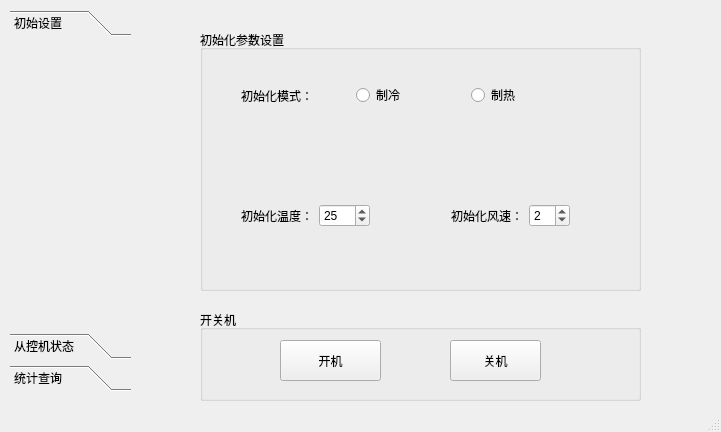
<?xml version="1.0" encoding="UTF-8"?>
<ui version="4.0">
 <class>MainWindow</class>
 <widget class="QMainWindow" name="MainWindow">
  <property name="geometry">
   <rect>
    <x>0</x>
    <y>0</y>
    <width>721</width>
    <height>432</height>
   </rect>
  </property>
  <property name="windowTitle">
   <string>大西瓜中央空调</string>
  </property>
  <widget class="QWidget" name="centralWidget">
   <widget class="QToolBox" name="toolBox">
    <property name="geometry">
     <rect>
      <x>10</x>
      <y>10</y>
      <width>121</width>
      <height>381</height>
     </rect>
    </property>
    <property name="currentIndex">
     <number>0</number>
    </property>
    <widget class="QWidget" name="page">
     <property name="geometry">
      <rect>
       <x>0</x>
       <y>0</y>
       <width>121</width>
       <height>303</height>
      </rect>
     </property>
     <attribute name="label">
      <string>初始设置</string>
     </attribute>
    </widget>
    <widget class="QWidget" name="page_2">
     <property name="geometry">
      <rect>
       <x>0</x>
       <y>0</y>
       <width>121</width>
       <height>303</height>
      </rect>
     </property>
     <attribute name="label">
      <string>从控机状态</string>
     </attribute>
    </widget>
    <widget class="QWidget" name="page_3">
     <property name="geometry">
      <rect>
       <x>0</x>
       <y>0</y>
       <width>121</width>
       <height>303</height>
      </rect>
     </property>
     <attribute name="label">
      <string>统计查询</string>
     </attribute>
     <widget class="QToolButton" name="toolButton">
      <property name="geometry">
       <rect>
        <x>20</x>
        <y>70</y>
        <width>81</width>
        <height>31</height>
       </rect>
      </property>
      <property name="text">
       <string>详单</string>
      </property>
     </widget>
     <widget class="QToolButton" name="toolButton_3">
      <property name="geometry">
       <rect>
        <x>20</x>
        <y>120</y>
        <width>81</width>
        <height>31</height>
       </rect>
      </property>
      <property name="text">
       <string>报表</string>
      </property>
     </widget>
     <widget class="QToolButton" name="toolButton_5">
      <property name="geometry">
       <rect>
        <x>20</x>
        <y>20</y>
        <width>81</width>
        <height>31</height>
       </rect>
      </property>
      <property name="text">
       <string>账单</string>
      </property>
     </widget>
    </widget>
   </widget>
   <widget class="QStackedWidget" name="stackedWidget">
    <property name="geometry">
     <rect>
      <x>150</x>
      <y>10</y>
      <width>571</width>
      <height>401</height>
     </rect>
    </property>
    <property name="currentIndex">
     <number>0</number>
    </property>
    <widget class="QWidget" name="page_4">
     <widget class="QGroupBox" name="groupBox">
      <property name="geometry">
       <rect>
        <x>50</x>
        <y>20</y>
        <width>441</width>
        <height>261</height>
       </rect>
      </property>
      <property name="title">
       <string>初始化参数设置</string>
      </property>
      <widget class="QWidget" name="layoutWidget">
       <property name="geometry">
        <rect>
         <x>30</x>
         <y>30</y>
         <width>361</width>
         <height>71</height>
        </rect>
       </property>
       <layout class="QHBoxLayout" name="horizontalLayout_3">
        <item>
         <widget class="QLabel" name="label_3">
          <property name="text">
           <string>初始化模式：</string>
          </property>
         </widget>
        </item>
        <item>
         <widget class="QRadioButton" name="cold_radioButton">
          <property name="text">
           <string>制冷</string>
          </property>
         </widget>
        </item>
        <item>
         <widget class="QRadioButton" name="hot_radioButton">
          <property name="text">
           <string>制热</string>
          </property>
         </widget>
        </item>
       </layout>
      </widget>
      <widget class="QWidget" name="layoutWidget">
       <property name="geometry">
        <rect>
         <x>30</x>
         <y>150</y>
         <width>151</width>
         <height>71</height>
        </rect>
       </property>
       <layout class="QHBoxLayout" name="horizontalLayout">
        <item>
         <widget class="QLabel" name="label">
          <property name="text">
           <string>初始化温度：</string>
          </property>
         </widget>
        </item>
        <item>
         <widget class="QSpinBox" name="temp_spinBox">
          <property name="minimum">
           <number>18</number>
          </property>
          <property name="maximum">
           <number>30</number>
          </property>
          <property name="value">
           <number>25</number>
          </property>
         </widget>
        </item>
       </layout>
      </widget>
      <widget class="QWidget" name="layoutWidget">
       <property name="geometry">
        <rect>
         <x>240</x>
         <y>150</y>
         <width>141</width>
         <height>71</height>
        </rect>
       </property>
       <layout class="QHBoxLayout" name="horizontalLayout_2">
        <item>
         <widget class="QLabel" name="label_2">
          <property name="text">
           <string>初始化风速：</string>
          </property>
         </widget>
        </item>
        <item>
         <widget class="QSpinBox" name="speed_spinBox">
          <property name="maximum">
           <number>3</number>
          </property>
          <property name="value">
           <number>2</number>
          </property>
         </widget>
        </item>
       </layout>
      </widget>
     </widget>
     <widget class="QGroupBox" name="groupBox_2">
      <property name="geometry">
       <rect>
        <x>50</x>
        <y>300</y>
        <width>441</width>
        <height>91</height>
       </rect>
      </property>
      <property name="title">
       <string>开关机</string>
      </property>
      <widget class="QPushButton" name="open_btn">
       <property name="geometry">
        <rect>
         <x>80</x>
         <y>30</y>
         <width>101</width>
         <height>41</height>
        </rect>
       </property>
       <property name="text">
        <string>开机</string>
       </property>
      </widget>
      <widget class="QPushButton" name="close_btn">
       <property name="geometry">
        <rect>
         <x>250</x>
         <y>30</y>
         <width>91</width>
         <height>41</height>
        </rect>
       </property>
       <property name="text">
        <string>关机</string>
       </property>
      </widget>
     </widget>
    </widget>
    <widget class="QWidget" name="page_5">
     <widget class="QGroupBox" name="groupBox_3">
      <property name="geometry">
       <rect>
        <x>10</x>
        <y>10</y>
        <width>241</width>
        <height>171</height>
       </rect>
      </property>
      <property name="title">
       <string>301</string>
      </property>
      <widget class="QWidget" name="layoutWidget_2">
       <property name="geometry">
        <rect>
         <x>130</x>
         <y>20</y>
         <width>98</width>
         <height>31</height>
        </rect>
       </property>
       <layout class="QHBoxLayout" name="horizontalLayout_13">
        <item>
         <widget class="QLabel" name="label_13">
          <property name="text">
           <string>室温：</string>
          </property>
         </widget>
        </item>
        <item>
         <widget class="QLabel" name="cur_temp">
          <property name="text">
           <string>TextLabel</string>
          </property>
         </widget>
        </item>
       </layout>
      </widget>
      <widget class="QWidget" name="layoutWidget_6">
       <property name="geometry">
        <rect>
         <x>20</x>
         <y>70</y>
         <width>98</width>
         <height>31</height>
        </rect>
       </property>
       <layout class="QHBoxLayout" name="horizontalLayout_17">
        <item>
         <widget class="QLabel" name="label_17">
          <property name="text">
           <string>费用：</string>
          </property>
         </widget>
        </item>
        <item>
         <widget class="QLabel" name="cur_cost">
          <property name="text">
           <string>TextLabel</string>
          </property>
         </widget>
        </item>
       </layout>
      </widget>
      <widget class="QWidget" name="layoutWidget">
       <property name="geometry">
        <rect>
         <x>130</x>
         <y>70</y>
         <width>98</width>
         <height>31</height>
        </rect>
       </property>
       <layout class="QHBoxLayout" name="horizontalLayout_10">
        <item>
         <widget class="QLabel" name="label_10">
          <property name="text">
           <string>模式：</string>
          </property>
         </widget>
        </item>
        <item>
         <widget class="QLabel" name="workmode">
          <property name="text">
           <string>TextLabel</string>
          </property>
         </widget>
        </item>
       </layout>
      </widget>
      <widget class="QWidget" name="layoutWidget">
       <property name="geometry">
        <rect>
         <x>20</x>
         <y>20</y>
         <width>98</width>
         <height>31</height>
        </rect>
       </property>
       <layout class="QHBoxLayout" name="horizontalLayout_4">
        <item>
         <widget class="QLabel" name="label_4">
          <property name="text">
           <string>状态：</string>
          </property>
         </widget>
        </item>
        <item>
         <widget class="QLabel" name="state">
          <property name="text">
           <string>TextLabel</string>
          </property>
         </widget>
        </item>
       </layout>
      </widget>
      <widget class="QWidget" name="layoutWidget_3">
       <property name="geometry">
        <rect>
         <x>130</x>
         <y>120</y>
         <width>98</width>
         <height>31</height>
        </rect>
       </property>
       <layout class="QHBoxLayout" name="horizontalLayout_14">
        <item>
         <widget class="QLabel" name="label_14">
          <property name="text">
           <string>风速：</string>
          </property>
         </widget>
        </item>
        <item>
         <widget class="QLabel" name="speed">
          <property name="text">
           <string>TextLabel</string>
          </property>
         </widget>
        </item>
       </layout>
      </widget>
      <widget class="QWidget" name="layoutWidget_4">
       <property name="geometry">
        <rect>
         <x>20</x>
         <y>120</y>
         <width>98</width>
         <height>31</height>
        </rect>
       </property>
       <layout class="QHBoxLayout" name="horizontalLayout_15">
        <item>
         <widget class="QLabel" name="label_15">
          <property name="text">
           <string>温度：</string>
          </property>
         </widget>
        </item>
        <item>
         <widget class="QLabel" name="temp">
          <property name="text">
           <string>TextLabel</string>
          </property>
         </widget>
        </item>
       </layout>
      </widget>
     </widget>
     <widget class="QGroupBox" name="groupBox_4">
      <property name="geometry">
       <rect>
        <x>280</x>
        <y>10</y>
        <width>241</width>
        <height>171</height>
       </rect>
      </property>
      <property name="title">
       <string>302</string>
      </property>
      <widget class="QWidget" name="layoutWidget_5">
       <property name="geometry">
        <rect>
         <x>130</x>
         <y>20</y>
         <width>98</width>
         <height>31</height>
        </rect>
       </property>
       <layout class="QHBoxLayout" name="horizontalLayout_16">
        <item>
         <widget class="QLabel" name="label_16">
          <property name="text">
           <string>室温：</string>
          </property>
         </widget>
        </item>
        <item>
         <widget class="QLabel" name="cur_temp_2">
          <property name="text">
           <string>TextLabel</string>
          </property>
         </widget>
        </item>
       </layout>
      </widget>
      <widget class="QWidget" name="layoutWidget_7">
       <property name="geometry">
        <rect>
         <x>20</x>
         <y>70</y>
         <width>98</width>
         <height>31</height>
        </rect>
       </property>
       <layout class="QHBoxLayout" name="horizontalLayout_18">
        <item>
         <widget class="QLabel" name="label_18">
          <property name="text">
           <string>费用：</string>
          </property>
         </widget>
        </item>
        <item>
         <widget class="QLabel" name="cur_cost_2">
          <property name="text">
           <string>TextLabel</string>
          </property>
         </widget>
        </item>
       </layout>
      </widget>
      <widget class="QWidget" name="layoutWidget_8">
       <property name="geometry">
        <rect>
         <x>130</x>
         <y>70</y>
         <width>98</width>
         <height>31</height>
        </rect>
       </property>
       <layout class="QHBoxLayout" name="horizontalLayout_11">
        <item>
         <widget class="QLabel" name="label_11">
          <property name="text">
           <string>模式：</string>
          </property>
         </widget>
        </item>
        <item>
         <widget class="QLabel" name="workmode_2">
          <property name="text">
           <string>TextLabel</string>
          </property>
         </widget>
        </item>
       </layout>
      </widget>
      <widget class="QWidget" name="layoutWidget_9">
       <property name="geometry">
        <rect>
         <x>20</x>
         <y>20</y>
         <width>98</width>
         <height>31</height>
        </rect>
       </property>
       <layout class="QHBoxLayout" name="horizontalLayout_5">
        <item>
         <widget class="QLabel" name="label_5">
          <property name="text">
           <string>状态：</string>
          </property>
         </widget>
        </item>
        <item>
         <widget class="QLabel" name="state_2">
          <property name="text">
           <string>TextLabel</string>
          </property>
         </widget>
        </item>
       </layout>
      </widget>
      <widget class="QWidget" name="layoutWidget_10">
       <property name="geometry">
        <rect>
         <x>130</x>
         <y>120</y>
         <width>98</width>
         <height>31</height>
        </rect>
       </property>
       <layout class="QHBoxLayout" name="horizontalLayout_19">
        <item>
         <widget class="QLabel" name="label_19">
          <property name="text">
           <string>风速：</string>
          </property>
         </widget>
        </item>
        <item>
         <widget class="QLabel" name="speed_2">
          <property name="text">
           <string>TextLabel</string>
          </property>
         </widget>
        </item>
       </layout>
      </widget>
      <widget class="QWidget" name="layoutWidget_11">
       <property name="geometry">
        <rect>
         <x>20</x>
         <y>120</y>
         <width>98</width>
         <height>31</height>
        </rect>
       </property>
       <layout class="QHBoxLayout" name="horizontalLayout_20">
        <item>
         <widget class="QLabel" name="label_20">
          <property name="text">
           <string>温度：</string>
          </property>
         </widget>
        </item>
        <item>
         <widget class="QLabel" name="temp_2">
          <property name="text">
           <string>TextLabel</string>
          </property>
         </widget>
        </item>
       </layout>
      </widget>
     </widget>
     <widget class="QGroupBox" name="groupBox_5">
      <property name="geometry">
       <rect>
        <x>10</x>
        <y>210</y>
        <width>241</width>
        <height>171</height>
       </rect>
      </property>
      <property name="title">
       <string>304</string>
      </property>
      <widget class="QWidget" name="layoutWidget_12">
       <property name="geometry">
        <rect>
         <x>130</x>
         <y>20</y>
         <width>98</width>
         <height>31</height>
        </rect>
       </property>
       <layout class="QHBoxLayout" name="horizontalLayout_21">
        <item>
         <widget class="QLabel" name="label_21">
          <property name="text">
           <string>室温：</string>
          </property>
         </widget>
        </item>
        <item>
         <widget class="QLabel" name="cur_temp_3">
          <property name="text">
           <string>TextLabel</string>
          </property>
         </widget>
        </item>
       </layout>
      </widget>
      <widget class="QWidget" name="layoutWidget_13">
       <property name="geometry">
        <rect>
         <x>20</x>
         <y>70</y>
         <width>98</width>
         <height>31</height>
        </rect>
       </property>
       <layout class="QHBoxLayout" name="horizontalLayout_22">
        <item>
         <widget class="QLabel" name="label_22">
          <property name="text">
           <string>费用：</string>
          </property>
         </widget>
        </item>
        <item>
         <widget class="QLabel" name="cur_cost_3">
          <property name="text">
           <string>TextLabel</string>
          </property>
         </widget>
        </item>
       </layout>
      </widget>
      <widget class="QWidget" name="layoutWidget_14">
       <property name="geometry">
        <rect>
         <x>130</x>
         <y>70</y>
         <width>98</width>
         <height>31</height>
        </rect>
       </property>
       <layout class="QHBoxLayout" name="horizontalLayout_12">
        <item>
         <widget class="QLabel" name="label_12">
          <property name="text">
           <string>模式：</string>
          </property>
         </widget>
        </item>
        <item>
         <widget class="QLabel" name="workmode_3">
          <property name="text">
           <string>TextLabel</string>
          </property>
         </widget>
        </item>
       </layout>
      </widget>
      <widget class="QWidget" name="layoutWidget_15">
       <property name="geometry">
        <rect>
         <x>20</x>
         <y>20</y>
         <width>98</width>
         <height>31</height>
        </rect>
       </property>
       <layout class="QHBoxLayout" name="horizontalLayout_6">
        <item>
         <widget class="QLabel" name="label_6">
          <property name="text">
           <string>状态：</string>
          </property>
         </widget>
        </item>
        <item>
         <widget class="QLabel" name="state_3">
          <property name="text">
           <string>TextLabel</string>
          </property>
         </widget>
        </item>
       </layout>
      </widget>
      <widget class="QWidget" name="layoutWidget_16">
       <property name="geometry">
        <rect>
         <x>130</x>
         <y>120</y>
         <width>98</width>
         <height>31</height>
        </rect>
       </property>
       <layout class="QHBoxLayout" name="horizontalLayout_23">
        <item>
         <widget class="QLabel" name="label_23">
          <property name="text">
           <string>风速：</string>
          </property>
         </widget>
        </item>
        <item>
         <widget class="QLabel" name="speed_3">
          <property name="text">
           <string>TextLabel</string>
          </property>
         </widget>
        </item>
       </layout>
      </widget>
      <widget class="QWidget" name="layoutWidget_17">
       <property name="geometry">
        <rect>
         <x>20</x>
         <y>120</y>
         <width>98</width>
         <height>31</height>
        </rect>
       </property>
       <layout class="QHBoxLayout" name="horizontalLayout_24">
        <item>
         <widget class="QLabel" name="label_24">
          <property name="text">
           <string>温度：</string>
          </property>
         </widget>
        </item>
        <item>
         <widget class="QLabel" name="temp_3">
          <property name="text">
           <string>TextLabel</string>
          </property>
         </widget>
        </item>
       </layout>
      </widget>
     </widget>
     <widget class="QGroupBox" name="groupBox_6">
      <property name="geometry">
       <rect>
        <x>280</x>
        <y>210</y>
        <width>241</width>
        <height>171</height>
       </rect>
      </property>
      <property name="title">
       <string>305</string>
      </property>
      <widget class="QWidget" name="layoutWidget_18">
       <property name="geometry">
        <rect>
         <x>130</x>
         <y>20</y>
         <width>98</width>
         <height>31</height>
        </rect>
       </property>
       <layout class="QHBoxLayout" name="horizontalLayout_25">
        <item>
         <widget class="QLabel" name="label_25">
          <property name="text">
           <string>室温：</string>
          </property>
         </widget>
        </item>
        <item>
         <widget class="QLabel" name="cur_temp_4">
          <property name="text">
           <string>TextLabel</string>
          </property>
         </widget>
        </item>
       </layout>
      </widget>
      <widget class="QWidget" name="layoutWidget_19">
       <property name="geometry">
        <rect>
         <x>20</x>
         <y>70</y>
         <width>98</width>
         <height>31</height>
        </rect>
       </property>
       <layout class="QHBoxLayout" name="horizontalLayout_26">
        <item>
         <widget class="QLabel" name="label_26">
          <property name="text">
           <string>费用：</string>
          </property>
         </widget>
        </item>
        <item>
         <widget class="QLabel" name="cur_cost_4">
          <property name="text">
           <string>TextLabel</string>
          </property>
         </widget>
        </item>
       </layout>
      </widget>
      <widget class="QWidget" name="layoutWidget_20">
       <property name="geometry">
        <rect>
         <x>130</x>
         <y>70</y>
         <width>98</width>
         <height>31</height>
        </rect>
       </property>
       <layout class="QHBoxLayout" name="horizontalLayout_27">
        <item>
         <widget class="QLabel" name="label_27">
          <property name="text">
           <string>模式：</string>
          </property>
         </widget>
        </item>
        <item>
         <widget class="QLabel" name="workmode_4">
          <property name="text">
           <string>TextLabel</string>
          </property>
         </widget>
        </item>
       </layout>
      </widget>
      <widget class="QWidget" name="layoutWidget_21">
       <property name="geometry">
        <rect>
         <x>20</x>
         <y>20</y>
         <width>98</width>
         <height>31</height>
        </rect>
       </property>
       <layout class="QHBoxLayout" name="horizontalLayout_7">
        <item>
         <widget class="QLabel" name="label_7">
          <property name="text">
           <string>状态：</string>
          </property>
         </widget>
        </item>
        <item>
         <widget class="QLabel" name="state_4">
          <property name="text">
           <string>TextLabel</string>
          </property>
         </widget>
        </item>
       </layout>
      </widget>
      <widget class="QWidget" name="layoutWidget_22">
       <property name="geometry">
        <rect>
         <x>130</x>
         <y>120</y>
         <width>98</width>
         <height>31</height>
        </rect>
       </property>
       <layout class="QHBoxLayout" name="horizontalLayout_28">
        <item>
         <widget class="QLabel" name="label_28">
          <property name="text">
           <string>风速：</string>
          </property>
         </widget>
        </item>
        <item>
         <widget class="QLabel" name="speed_4">
          <property name="text">
           <string>TextLabel</string>
          </property>
         </widget>
        </item>
       </layout>
      </widget>
      <widget class="QWidget" name="layoutWidget_23">
       <property name="geometry">
        <rect>
         <x>20</x>
         <y>120</y>
         <width>98</width>
         <height>31</height>
        </rect>
       </property>
       <layout class="QHBoxLayout" name="horizontalLayout_29">
        <item>
         <widget class="QLabel" name="label_29">
          <property name="text">
           <string>温度：</string>
          </property>
         </widget>
        </item>
        <item>
         <widget class="QLabel" name="temp_4">
          <property name="text">
           <string>TextLabel</string>
          </property>
         </widget>
        </item>
       </layout>
      </widget>
     </widget>
    </widget>
    <widget class="QWidget" name="page_6">
     <widget class="QTabWidget" name="tabWidget">
      <property name="geometry">
       <rect>
        <x>30</x>
        <y>10</y>
        <width>521</width>
        <height>361</height>
       </rect>
      </property>
      <property name="currentIndex">
       <number>0</number>
      </property>
      <widget class="QWidget" name="tab_5">
       <attribute name="title">
        <string>账单</string>
       </attribute>
       <widget class="QWidget" name="layoutWidget_24">
        <property name="geometry">
         <rect>
          <x>40</x>
          <y>10</y>
          <width>421</width>
          <height>31</height>
         </rect>
        </property>
        <layout class="QHBoxLayout" name="horizontalLayout_32">
         <item>
          <widget class="QLabel" name="label_58">
           <property name="text">
            <string>请输入待查询的房间编号：</string>
           </property>
          </widget>
         </item>
         <item>
          <widget class="QSpinBox" name="detail_spinBox_2">
           <property name="maximum">
            <number>3</number>
           </property>
          </widget>
         </item>
         <item>
          <widget class="QPushButton" name="ldetail_rbtn_2">
           <property name="text">
            <string>查询账单</string>
           </property>
          </widget>
         </item>
        </layout>
       </widget>
       <widget class="QTableView" name="cost_tableView">
        <property name="geometry">
         <rect>
          <x>40</x>
          <y>50</y>
          <width>421</width>
          <height>271</height>
         </rect>
        </property>
       </widget>
      </widget>
      <widget class="QWidget" name="tab">
       <attribute name="title">
        <string>详单</string>
       </attribute>
       <widget class="QTableView" name="detail_tableView">
        <property name="geometry">
         <rect>
          <x>40</x>
          <y>50</y>
          <width>421</width>
          <height>271</height>
         </rect>
        </property>
       </widget>
       <widget class="QWidget" name="layoutWidget">
        <property name="geometry">
         <rect>
          <x>40</x>
          <y>10</y>
          <width>421</width>
          <height>31</height>
         </rect>
        </property>
        <layout class="QHBoxLayout" name="horizontalLayout_8">
         <item>
          <widget class="QLabel" name="label_56">
           <property name="text">
            <string>请输入待查询的房间编号：</string>
           </property>
          </widget>
         </item>
         <item>
          <widget class="QSpinBox" name="detail_spinBox">
           <property name="maximum">
            <number>3</number>
           </property>
          </widget>
         </item>
         <item>
          <widget class="QPushButton" name="ldetail_rbtn">
           <property name="text">
            <string>查询详单</string>
           </property>
          </widget>
         </item>
        </layout>
       </widget>
      </widget>
      <widget class="QWidget" name="tab_2">
       <attribute name="title">
        <string>日报表</string>
       </attribute>
       <widget class="QTableView" name="dd_tableView">
        <property name="geometry">
         <rect>
          <x>20</x>
          <y>50</y>
          <width>481</width>
          <height>271</height>
         </rect>
        </property>
       </widget>
       <widget class="QPushButton" name="month_rbtn">
        <property name="geometry">
         <rect>
          <x>410</x>
          <y>10</y>
          <width>71</width>
          <height>31</height>
         </rect>
        </property>
        <property name="text">
         <string>月报表</string>
        </property>
       </widget>
       <widget class="QPushButton" name="day_rbtn">
        <property name="geometry">
         <rect>
          <x>210</x>
          <y>10</y>
          <width>71</width>
          <height>31</height>
         </rect>
        </property>
        <property name="text">
         <string>日报表</string>
        </property>
       </widget>
       <widget class="QPushButton" name="week_rbtn">
        <property name="geometry">
         <rect>
          <x>310</x>
          <y>10</y>
          <width>71</width>
          <height>31</height>
         </rect>
        </property>
        <property name="text">
         <string>周报表</string>
        </property>
       </widget>
       <widget class="QDateEdit" name="dateEdit">
        <property name="geometry">
         <rect>
          <x>90</x>
          <y>10</y>
          <width>91</width>
          <height>31</height>
         </rect>
        </property>
        <property name="dateTime">
         <datetime>
          <hour>0</hour>
          <minute>0</minute>
          <second>0</second>
          <year>2016</year>
          <month>6</month>
          <day>5</day>
         </datetime>
        </property>
       </widget>
       <widget class="QLabel" name="label_57">
        <property name="geometry">
         <rect>
          <x>30</x>
          <y>15</y>
          <width>51</width>
          <height>21</height>
         </rect>
        </property>
        <property name="text">
         <string>起始时间：</string>
        </property>
       </widget>
      </widget>
     </widget>
    </widget>
   </widget>
  </widget>
  <widget class="QStatusBar" name="statusBar"/>
 </widget>
 <layoutdefault spacing="6" margin="11"/>
 <resources/>
 <connections>
  <connection>
   <sender>toolBox</sender>
   <signal>currentChanged(int)</signal>
   <receiver>stackedWidget</receiver>
   <slot>setCurrentIndex(int)</slot>
   <hints>
    <hint type="sourcelabel">
     <x>70</x>
     <y>250</y>
    </hint>
    <hint type="destinationlabel">
     <x>435</x>
     <y>245</y>
    </hint>
   </hints>
  </connection>
 </connections>
</ui>
